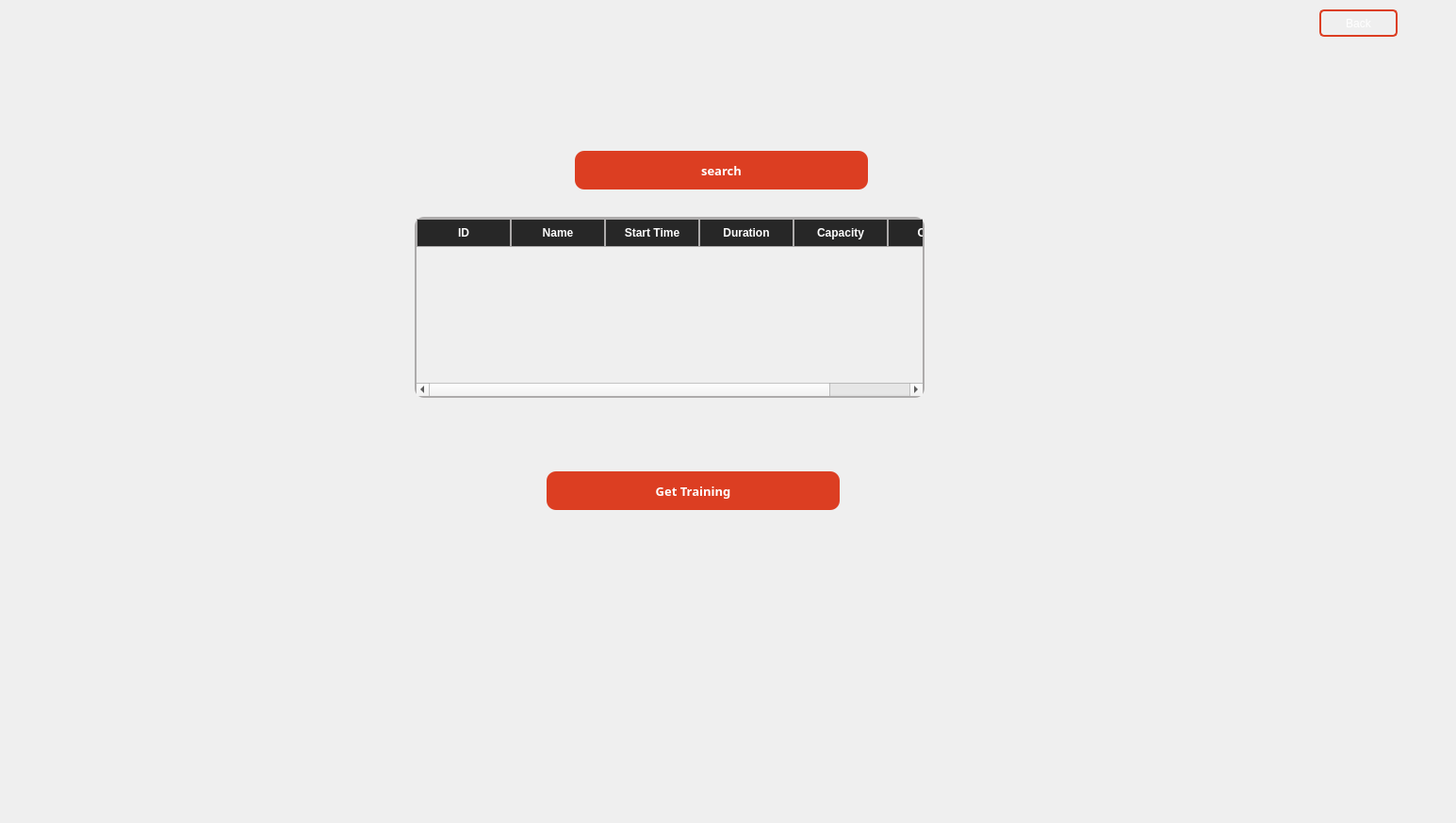
      <widget class="QWidget" name="order_training">
       <widget class="QFrame" name="frame_8">
        <property name="geometry">
         <rect>
          <x>0</x>
          <y>0</y>
          <width>1536</width>
          <height>864</height>
         </rect>
        </property>
        <property name="styleSheet">
         <string notr="true">QFrame#frame_8 {	
	background-image: url(:/bg/fitora.png);
    background-position: center;
    background-repeat: no-repeat;
    background-size: cover;
    border: none;
}</string>
        </property>
        <property name="frameShape">
         <enum>QFrame::Shape::StyledPanel</enum>
        </property>
        <property name="frameShadow">
         <enum>QFrame::Shadow::Raised</enum>
        </property>
        <widget class="QPushButton" name="backToClientPage">
         <property name="geometry">
          <rect>
           <x>1400</x>
           <y>10</y>
           <width>83</width>
           <height>29</height>
          </rect>
         </property>
         <property name="cursor">
          <cursorShape>PointingHandCursor</cursorShape>
         </property>
         <property name="styleSheet">
          <string notr="true">QPushButton {
    background: transparent;          
    border: 2px solid #DC3E22;         
    border-radius: 5px;                
    color: white;                       
    padding: 5px 10px;                 
}
QPushButton:hover {
    background: rgba(220, 62, 34, 0.1);  
}
QPushButton:pressed {
    background: rgba(220, 62, 34, 0.2); 
}</string>
         </property>
         <property name="text">
          <string>Back</string>
         </property>
        </widget>
        <widget class="QTableWidget" name="trainingTableWidget">
         <property name="geometry">
          <rect>
           <x>440</x>
           <y>230</y>
           <width>541</width>
           <height>192</height>
          </rect>
         </property>
         <property name="focusPolicy">
          <enum>Qt::FocusPolicy::NoFocus</enum>
         </property>
         <property name="styleSheet">
          <string notr="true">QTableWidget, QTableView {
	color: rgb(255, 255, 255);
    background-color: transparent;
    border: 2px solid #ADABAB;
    border-radius: 10px;
    gridline-color: #ADABAB;  
    selection-background-color: rgba(255, 165, 0, 60); 
}


QHeaderView::section {
    background-color: #272727;
    color: #ffffff;
   border: 0.5px solid #ADABAB;
    padding: 5px;
    font-weight: bold;
}


/* رأس الزاوية (اللي بين الأرقام والأعمدة) */
QTableCornerButton::section {
    background-color: transparent;
    border: none;
}

/* خلايا الجدول */
QTableView::item, QTableWidget::item {
    background-color: transparent;
    border: none;
    padding: 4px;
}


QScrollBar:vertical, QScrollBar:horizontal {
    background: transparent;
    border: none;
    width: 10px;
    height: 10px;
    margin: 0px;
}

QScrollBar::handle:vertical, QScrollBar::handle:horizontal {
    background: #DC3E22;
    border-radius: 5px;
    min-height: 20px;
    min-width: 20px;
}

QScrollBar::add-line, QScrollBar::sub-line {
    background: none;
    border: none;
    height: 0px;
    width: 0px;
}

QScrollBar::add-page, QScrollBar::sub-page {
    background: none;
}
</string>
         </property>
         <column>
          <property name="text">
           <string>ID</string>
          </property>
         </column>
         <column>
          <property name="text">
           <string>Name</string>
          </property>
         </column>
         <column>
          <property name="text">
           <string>Start Time</string>
          </property>
         </column>
         <column>
          <property name="text">
           <string>Duration</string>
          </property>
         </column>
         <column>
          <property name="text">
           <string>Capacity</string>
          </property>
         </column>
         <column>
          <property name="text">
           <string>Coach</string>
          </property>
         </column>
        </widget>
        <widget class="QPushButton" name="search_4">
         <property name="geometry">
          <rect>
           <x>610</x>
           <y>160</y>
           <width>311</width>
           <height>41</height>
          </rect>
         </property>
         <property name="font">
          <font>
           <family>Book Antiqua</family>
           <pointsize>10</pointsize>
           <bold>true</bold>
          </font>
         </property>
         <property name="cursor">
          <cursorShape>PointingHandCursor</cursorShape>
         </property>
         <property name="styleSheet">
          <string notr="true">QPushButton { 
   background-color: #DC3E22;
    color: white;
    border-radius: 10px; 
    font-weight: bold;
}
QPushButton:hover {
    background: #b33b1b; 
}
QPushButton:pressed {
    background: #992f15; 
}</string>
         </property>
         <property name="text">
          <string>search</string>
         </property>
        </widget>
        <widget class="QPushButton" name="getTrainingbtn">
         <property name="geometry">
          <rect>
           <x>580</x>
           <y>500</y>
           <width>311</width>
           <height>41</height>
          </rect>
         </property>
         <property name="font">
          <font>
           <family>Book Antiqua</family>
           <pointsize>10</pointsize>
           <bold>true</bold>
          </font>
         </property>
         <property name="cursor">
          <cursorShape>PointingHandCursor</cursorShape>
         </property>
         <property name="styleSheet">
          <string notr="true">QPushButton { 
   background-color: #DC3E22;
    color: white;
    border-radius: 10px; 
    font-weight: bold;
}
QPushButton:hover {
    background: #b33b1b; 
}
QPushButton:pressed {
    background: #992f15; 
}</string>
         </property>
         <property name="text">
          <string>Get Training</string>
         </property>
        </widget>
       </widget>
      </widget>
